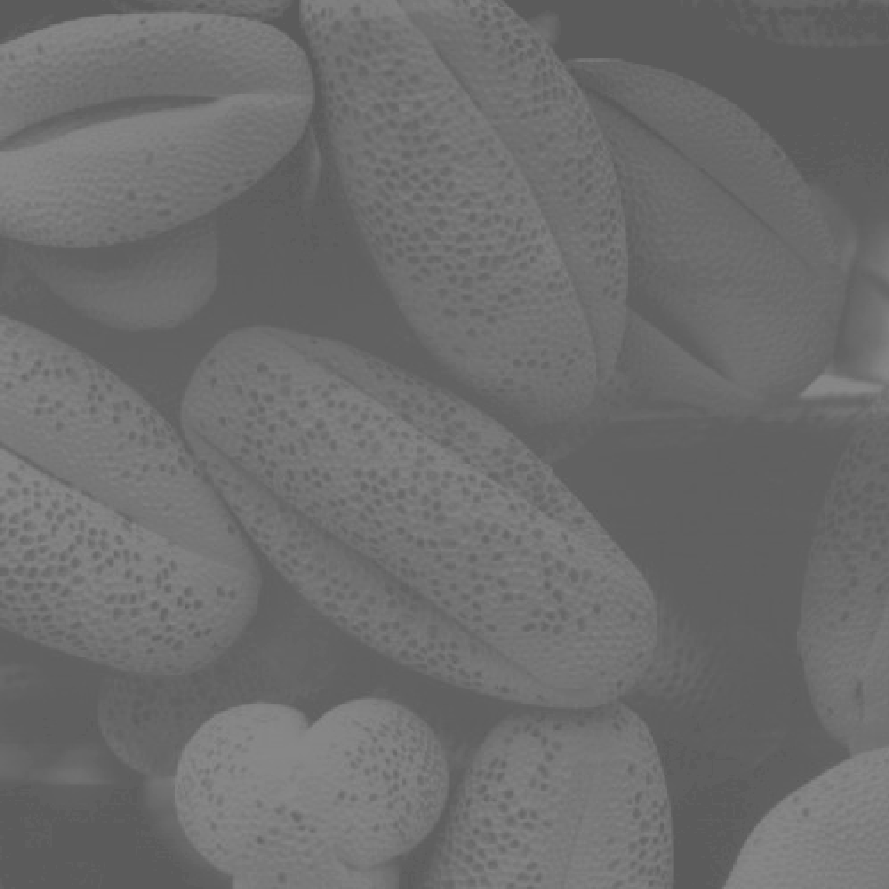
#> input picture images/graos_polen.tif, 889 x 889 px
$ jupyter execute secao_1.ipynb   (shell and % lines are left out)
#> lines starting #> are read from the running program, lines starting #| are printed output that depends on the picture; after the words box and inside, x2 and y2 are one past the last pixel; in counts of white or black regions, pixels touching at a corner belong together
# Transformação Linear Definida por Partes e Fatiamento de Níveis de Intensidade

***Objetivo***: Compreender e aplicar técnicas de transformação linear por partes e fatiamento de níveis de intensidade em imagens, explorando a capacidade de manipular faixas específicas de intensidade para destacar ou suprimir detalhes em imagens médicas.

# Metodologia e Implementação

## Configurações do Projeto

Nesta seção, instalamos as bibliotecas necessárias para o projeto, incluindo `pandas`, `matplotlib`, `opencv-python` e `numpy`. Estas bibliotecas são fundamentais para manipulação de imagens, visualização de dados e cálculos numéricos.

[cell 1]
import cv2
import numpy as np
import matplotlib.pyplot as plt


def calcular_histograma(imagem):
    histograma = np.zeros(256, dtype=int)

    for valor in imagem.flatten():
        histograma[valor] += 1

    return histograma

## Carregar e Exibir a Imagem Original

Aqui, carregamos uma imagem em tons de cinza usando a função cv2.imread() do OpenCV. Em seguida, a imagem é exibida utilizando a biblioteca matplotlib, permitindo visualizar o conteúdo da imagem original.

[cell 2]
image = cv2.imread('images/graos_polen.tif', cv2.IMREAD_GRAYSCALE)
#> image is the input picture: shape (889, 889); min 91, max 138, mean 109.1

plt.figure(figsize=(15, 6))
plt.subplot(1, 3, 1)
plt.imshow(image, cmap='gray', vmin=0, vmax=255)
plt.title('Imagem Original')
plt.axis('off')

## Equalização de Histograma Manual

A equalização de histograma é um método utilizado para melhorar o contraste de uma imagem. Nesta parte do código, comparamos a implementação da equalização de histograma manual com a função equalizeHist() do OpenCV. O objetivo é mostrar como diferentes abordagens podem resultar em imagens com melhor contraste, permitindo ao usuário observar a eficácia da técnica.

***manual_histograma_equalizacao***: A função realiza a equalização de histograma de forma manual. Primeiro, o histograma da imagem é calculado e normalizado para obter a distribuição de probabilidade de intensidade. Em seguida, a função calcula a função de distribuição acumulada (CDF), que é usada para redistribuir os níveis de intensidade da imagem, expandindo o contraste da imagem original. O resultado é uma imagem com maior contraste, onde as intensidades são redistribuídas para ocupar a faixa completa de 0 a 255, melhorando a visibilidade dos detalhes.

[cell 3]
def manual_histograma_equalizacao(image):

    hist, bins = np.histogram(image.flatten(), 256, [0, 256])
#> hist = 256 values, max 60247 at index 96, min 0 at index 0, mean 3087.2; bins = 257 values from 0 to 256

    hist_normalized = hist / hist.sum()
#> hist_normalized = 256 values, max 0.0762 at index 96, min 0 at index 0, mean 0.00391

    cdf = hist_normalized.cumsum()
#> cdf = 256 values from 0 to 1
    cdf_normalized = (255 * cdf).astype(np.uint8)
#> cdf_normalized = 256 values from 0 to 255
    image_equalized = cdf_normalized[image]
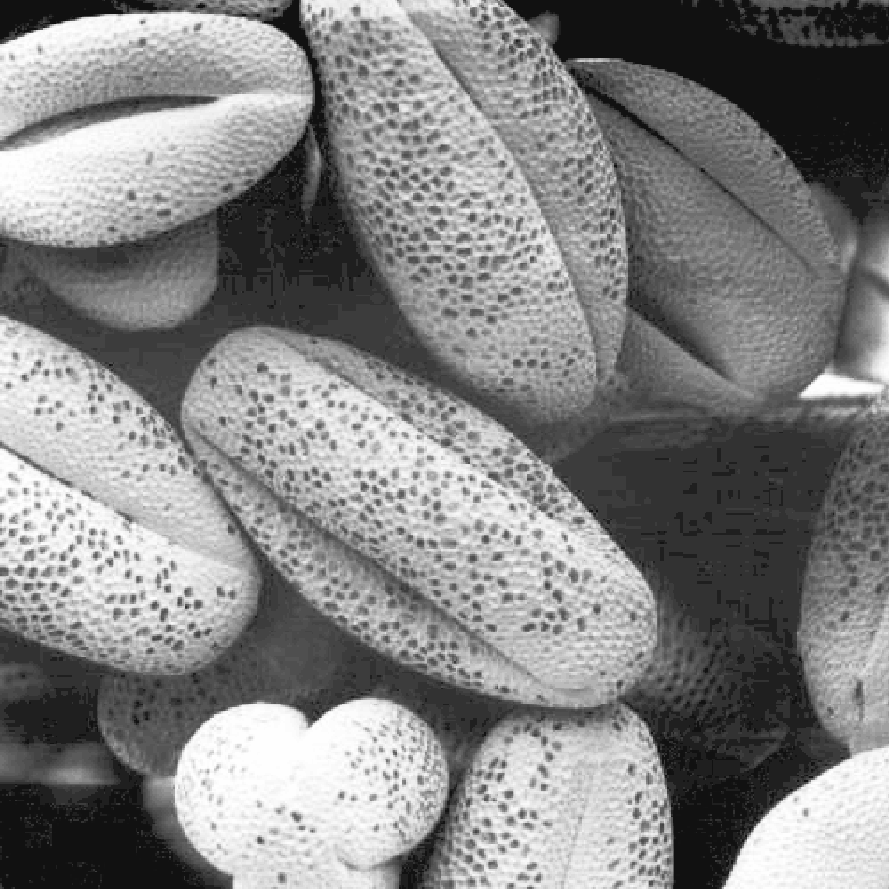
#> image_equalized: shape (889, 889); min 17, max 255, mean 131.5

    return image_equalized


image = cv2.imread('images/graos_polen.tif', cv2.IMREAD_GRAYSCALE)
imagem_equalizada_manual = manual_histograma_equalizacao(image)

plt.figure(figsize=(14, 10))

plt.subplot(2, 2, 1)
plt.imshow(image, cmap='gray', vmin=0, vmax=255)
plt.title('Imagem Original')
plt.axis('off')

plt.subplot(2, 2, 2)
plt.plot(calcular_histograma(image), color='black')
#> after the loop in calcular_histograma, `for valor in imagem.flatten():`: histograma has the same summary as hist in manual_histograma_equalizacao
plt.title('Histograma Original')
plt.xlabel('Intensidade de Pixel')
plt.ylabel('Número de Pixels')

plt.subplot(2, 2, 3)
plt.imshow(imagem_equalizada_manual, cmap='gray', vmin=0, vmax=255)
plt.title('Imagem Equalizada')
plt.axis('off')

plt.subplot(2, 2, 4)
plt.plot(calcular_histograma(imagem_equalizada_manual), color='black')
plt.title('Histograma Equalizado')
plt.xlabel('Intensidade de Pixel')
plt.ylabel('Número de Pixels')

plt.tight_layout()
plt.show()
#> figure, not shown here; panel 2: curve peaks at x = 96, y = 60247; panel 4: curve peaks at x = 50, y = 60247

## Limiarização Manual de Imagem

Nesta seção, implementamos uma função para realizar a limiarização manual de uma imagem. A limiarização é um método simples de segmentação que transforma uma imagem em preto e branco com base em um valor de limiar definido. Também comparamos a nossa implementação com a função de limiarização do OpenCV.

***manual_threshold***: Essa função implementa a técnica de limiarização manual em uma imagem. Para cada pixel da imagem, a função compara sua intensidade com um valor de limiar (threshold_value). Se a intensidade do pixel for maior que o limiar, o pixel é definido como branco (valor 255); caso contrário, é definido como preto (valor 0). O resultado é uma imagem binária, onde os objetos ou áreas de interesse são destacados com base no valor de limiar definido.

[cell 4]
def manual_threshold(image, threshold_value):

#> called with threshold_value = 107
    limiarizada = np.zeros_like(image)

    for i in range(image.shape[0]):
        for j in range(image.shape[1]):

            if image[i, j] > threshold_value:
                limiarizada[i, j] = 255
            else:
                limiarizada[i, j] = 0
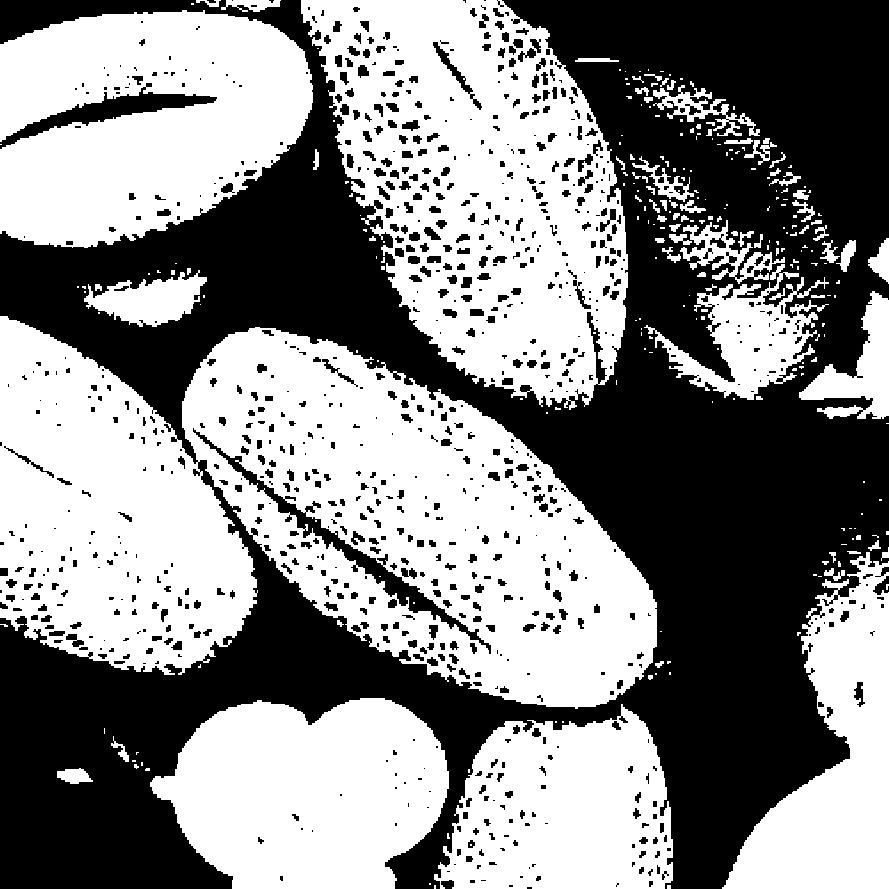
#> limiarizada: shape (889, 889); 53.3% white; 914 black regions (397 under 20 px), largest, box (x1, y1, x2, y2) and area: (0, 0, 889, 889) 335771, (193, 428, 491, 654) 4028, (0, 83, 217, 149) 3153

    return limiarizada

image = cv2.imread('images/graos_polen.tif', cv2.IMREAD_GRAYSCALE)

threshold_value = 107
limiarizada_manual = manual_threshold(image, threshold_value)


plt.figure(figsize=(14, 10))


plt.subplot(2, 2, 1)
plt.imshow(image, cmap='gray', vmin=0, vmax=255)
plt.title('Imagem Original')
plt.axis('off')


plt.subplot(2, 2, 2)
plt.plot(calcular_histograma(image), color='black')
plt.title('Histograma Original')
plt.xlabel('Intensidade de Pixel')
plt.ylabel('Número de Pixels')


plt.subplot(2, 2, 3)
plt.imshow(limiarizada_manual, cmap='gray', vmin=0, vmax=255)
plt.title('Imagem Limiarizada')
plt.axis('off')


plt.subplot(2, 2, 4)
plt.plot(calcular_histograma(limiarizada_manual), color='black')
plt.title('Histograma Limiarizada')
plt.xlabel('Intensidade de Pixel')
plt.ylabel('Número de Pixels')

plt.tight_layout()
plt.show()
#> figure, not shown here; panel 2: curve peaks at x = 96, y = 60247; panel 4: curve peaks at x = 255, y = 421202

## Fatiamento de Imagem

Nesta seção, implementamos funções para realizar o fatiamento de imagens. O fatiamento é uma técnica que permite realçar ou isolar partes específicas de uma imagem com base em valores de intensidade. Apresentamos duas abordagens: o fatiamento binário e o fatiamento preservando intensidades.

[cell 5]
imagem = cv2.imread('images/angiograma_aorta.tif', cv2.IMREAD_GRAYSCALE)
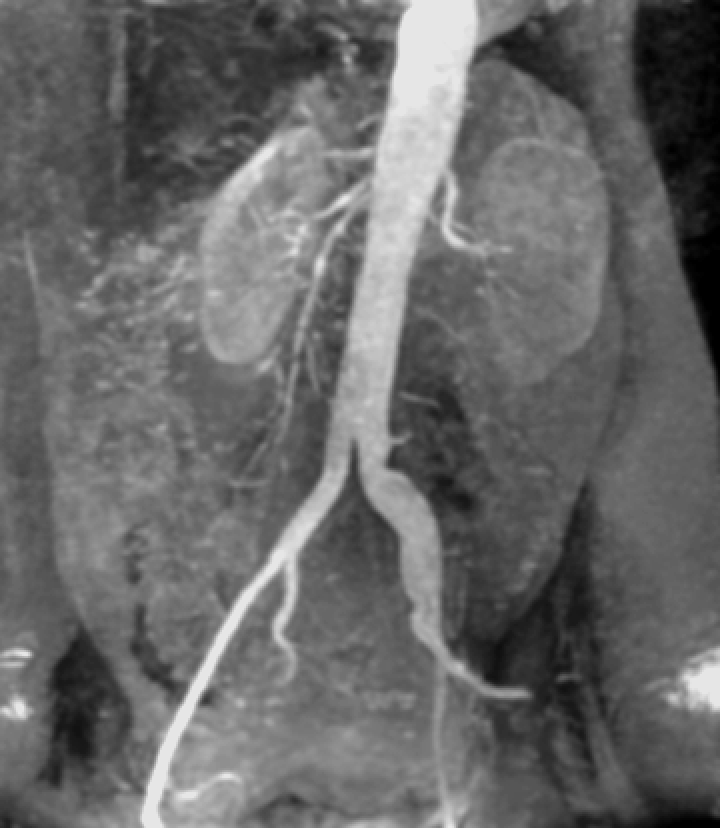
#> input picture images/angiograma_aorta.tif, 720 x 828 px
#> imagem is the input picture: shape (828, 720); min 0, max 230, mean 103.5

def fatiamento_binario(imagem, A, B):
#> called with A = 145, B = 250
    mascara = (imagem >= A) & (imagem <= B)
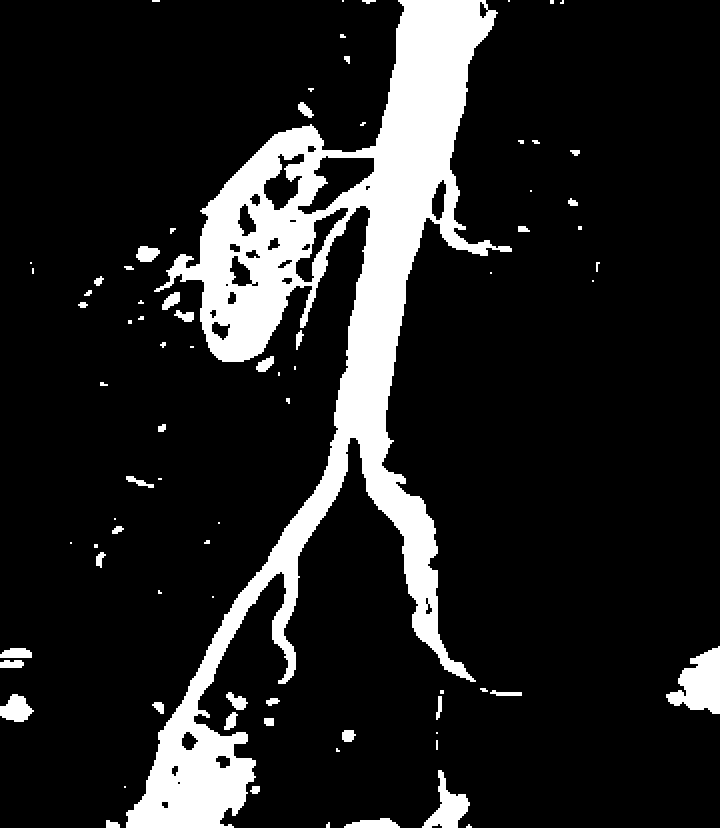
#> mascara: shape (828, 720) bool; 13.8% white; 79 white regions (30 under 20 px), largest, box (x1, y1, x2, y2) and area: (126, 0, 512, 828) 74192, (666, 646, 720, 714) 2216, (422, 770, 470, 828) 1176
    imagem_fatiada = np.zeros_like(imagem)
    imagem_fatiada[mascara] = 255

    return imagem_fatiada

def fatiamento_preservando_intensidade(imagem, A, B):
#> called with A = 150, B = 255
    imagem_ajustada = np.copy(imagem)
    imagem_ajustada[(imagem < A) | (imagem > B)] = (imagem_ajustada[(imagem < A) | (imagem > B)] * 0.2).astype(np.uint8)
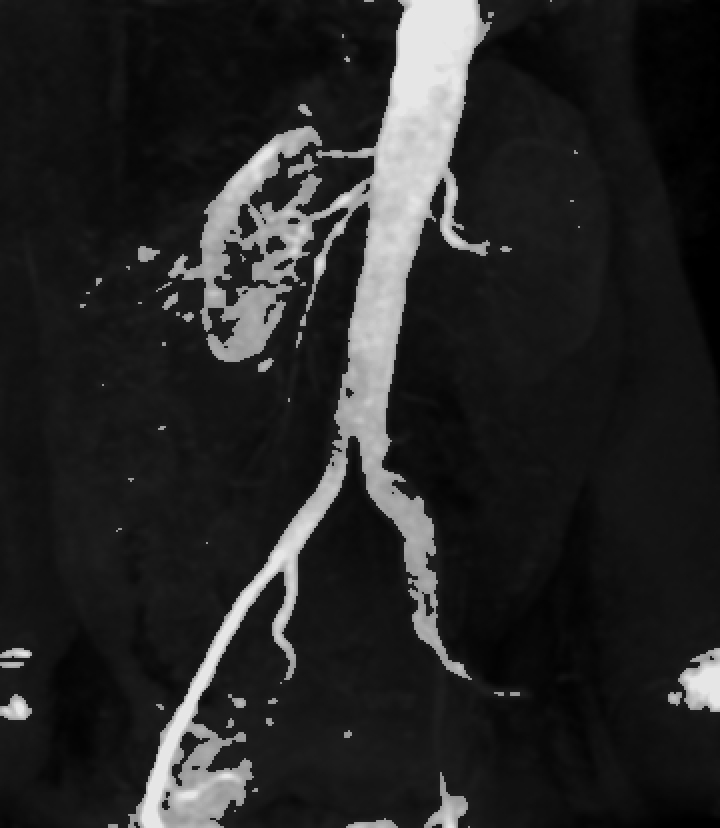
#> imagem_ajustada: shape (828, 720); min 0, max 230, mean 38.3

    return imagem_ajustada

- ***fatiamento_binario***: Essa função realiza um fatiamento binário da imagem. Ela identifica os pixels cuja intensidade está entre os limites A e B e cria uma máscara para selecionar esses pixels. A função gera uma nova imagem onde os pixels dentro desse intervalo são transformados em branco (valor 255), enquanto todos os outros pixels fora desse intervalo são convertidos para preto (valor 0). O resultado é uma imagem binária destacando claramente os níveis de intensidade entre A e B.

- ***fatiamento_preservando_intensidade***: A função de fatiamento preservando intensidade modifica os pixels da imagem com base em um intervalo de intensidades definido pelos valores A e B. Nesse processo, os pixels dentro desse intervalo permanecem inalterados, preservando suas intensidades originais. No entanto, os pixels fora do intervalo são reduzidos para 20% de sua intensidade original, o que diminui o impacto visual desses pixels, destacando apenas a faixa de intensidades desejada sem removê-los completamente.

## Aplicar Fatiamento na Imagem do Angiograma

Por fim, aplicamos as técnicas de fatiamento na imagem do angiograma e exibimos as imagens resultantes, juntamente com os histogramas correspondentes. Essa análise ajuda a visualizar como o fatiamento afeta as intensidades de pixel na imagem.

[cell 6]
imagem_fatiada_binaria = fatiamento_binario(imagem, 145, 250)
imagem_fatiada_preservada = fatiamento_preservando_intensidade(imagem, 150, 255)

fig, axs = plt.subplots(3, 2, figsize=(15, 15))

axs[0, 0].imshow(imagem, cmap='gray', vmin=0, vmax=255)
axs[0, 0].set_title('Imagem Original')
axs[0, 0].axis('off')

hist_original = calcular_histograma(imagem)
#> hist_original = 256 values, max 18624 at index 96, min 0 at index 1, mean 2328.8
axs[0, 1].plot(hist_original, color='black')
axs[0, 1].set_title('Histograma da Imagem Original')
axs[0, 1].set_xlim([0, 256])
axs[0, 1].set_xlabel('Níveis de Intensidade')
axs[0, 1].set_ylabel('Número de Pixels')

axs[1, 0].imshow(imagem_fatiada_binaria, cmap='gray', vmin=0, vmax=255)
axs[1, 0].set_title('Fatiamento Binário')
axs[1, 0].axis('off')

hist_binario = calcular_histograma(imagem_fatiada_binaria)
#> hist_binario = 256 values, max 513664 at index 0, min 0 at index 1, mean 2328.8
axs[1, 1].plot(hist_binario, color='black')
axs[1, 1].set_title('Histograma Fatiamento Binário')
axs[1, 1].set_xlim([0, 256])
axs[1, 1].set_xlabel('Níveis de Intensidade')
axs[1, 1].set_ylabel('Número de Pixels')

axs[2, 0].imshow(imagem_fatiada_preservada, cmap='gray', vmin=0, vmax=255)
axs[2, 0].set_title('Fatiamento Preservando Intensidades')
axs[2, 0].axis('off')

hist_preservada = calcular_histograma(imagem_fatiada_preservada)
#> hist_preservada = 256 values, max 54204 at index 19, min 0 at index 30, mean 2328.8
axs[2, 1].plot(hist_preservada, color='black')
axs[2, 1].set_title('Histograma Fatiamento Preservando Intensidades')
axs[2, 1].set_xlim([0, 256])
axs[2, 1].set_xlabel('Níveis de Intensidade')
axs[2, 1].set_ylabel('Número de Pixels')

plt.tight_layout()
plt.show()
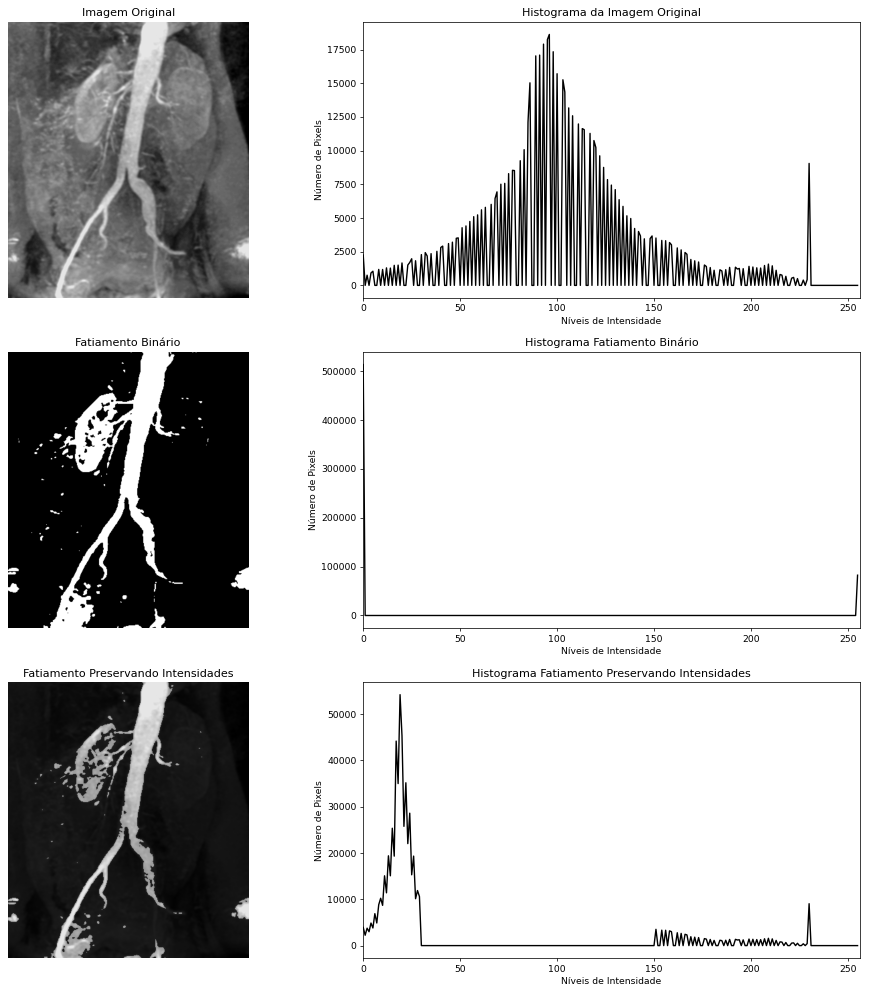
#> figure drawn by matplotlib, 6 panels; panel 2: curve peaks at x = 96, y = 18624; panel 4: curve peaks at x = 0, y = 513664; panel 6: curve peaks at x = 19, y = 54204
